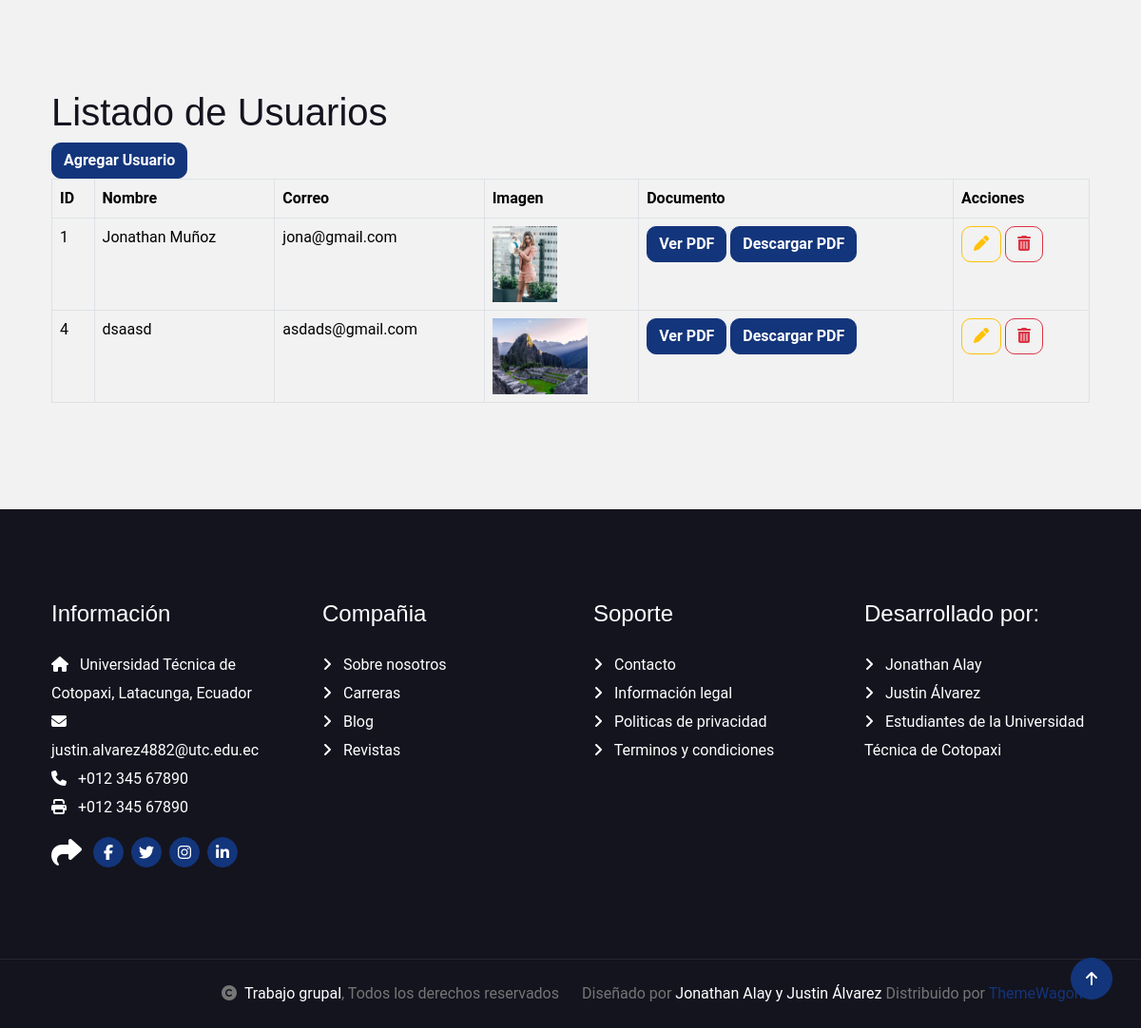
The app's page / (lower part), older data.
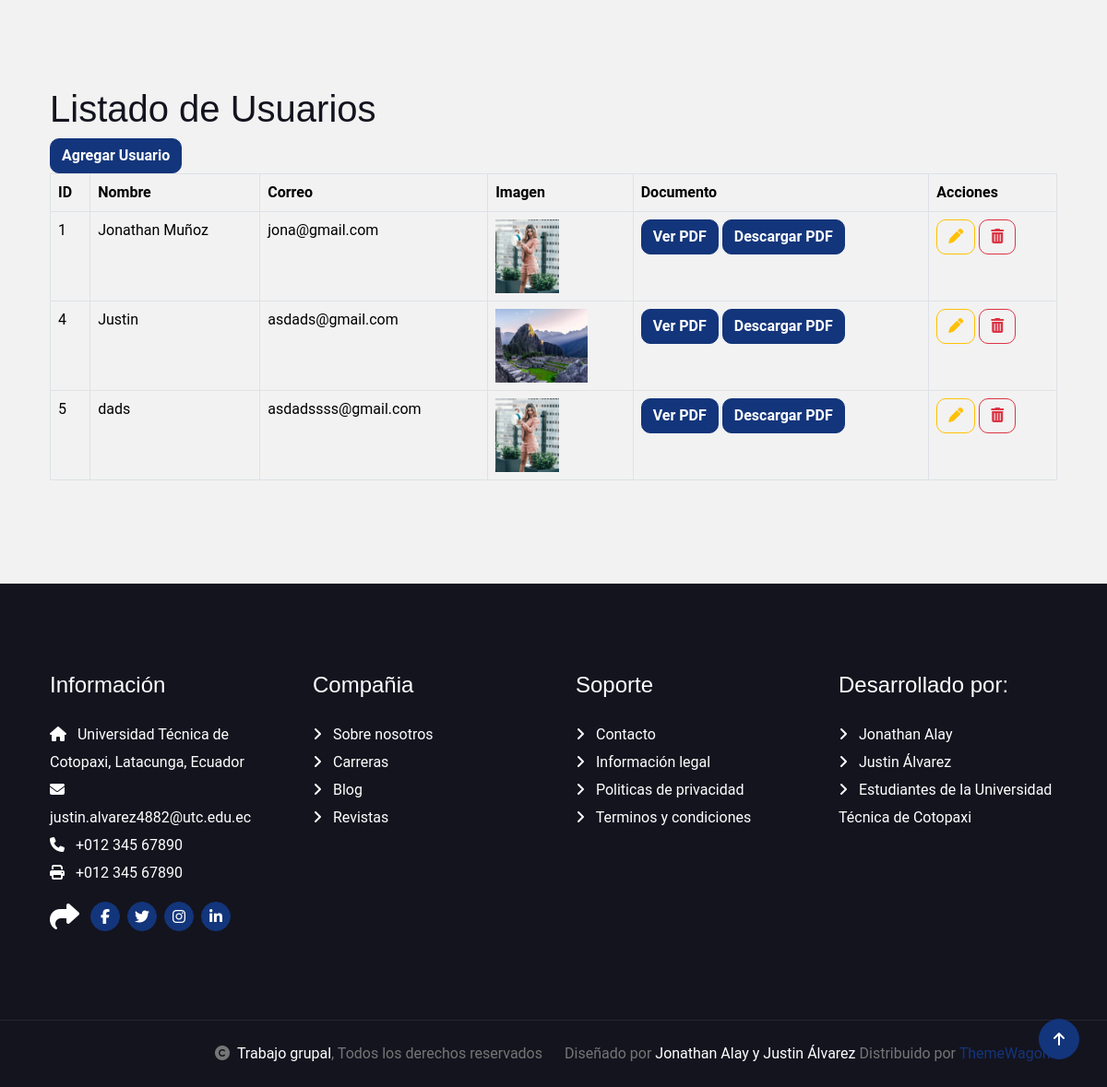
The same page, newer data.
### Aplicaciones/Dispositivos/models.py (models this page shows, shortened)
class Usuario(models.Model):
    nombre = models.CharField(max_length=100)
    email = models.EmailField(unique=True)
    telefono = models.CharField(max_length=20, blank=True, null=True)
    fecha_registro = models.DateTimeField(auto_now_add=True)
    logo = models.FileField(upload_to='logos_usuarios/', blank=True, null=True)
    archivo = models.FileField(upload_to='archivos_usuarios/', blank=True, null=True)

### Aplicaciones/Dispositivos/views.py (the view)
# urls.py: path('', views.usuarios),
def usuarios(request):
    listadoUsuarios = Usuario.objects.all()
    return render(request, "usuario.html", {'usuarios': listadoUsuarios})

### Aplicaciones/Dispositivos/templates/usuario.html (shortened to what this page needs)
{% extends './plantilla.html' %}
{% block contenido %}
<h1>Listado de Usuarios</h1>
<a href="/nuevoUsuario" class="btn btn-primary">Agregar Usuario</a><br>
<table class="table table-bordered table-hover" id="tbl_usuarios">
    <thead>
        <tr>
            <th>ID</th>
            <th>Nombre</th>
            <th>Correo</th>
            <th>Imagen</th>
            <th>Documento</th>
            <th>Acciones</th>
        </tr>
    </thead>
    <tbody>
        {% for usuario in usuarios %}
        <tr>
            <td>{{ usuario.id }}</td>
            <td>{{ usuario.nombre }}</td>
            <td>{{ usuario.email }}</td>
            <td>
                {% if usuario.logo %}
                    <img src="{{ usuario.logo.url }}" height="80px" alt="">
                {% else %}
                    Ninguno
                {% endif %}
            </td>
            <td>
                {% if usuario.archivo %}
                    <a href="{{ usuario.archivo.url }}" class="btn btn-primary" target="_blank">Ver PDF</a>
                    <a href="{{ usuario.archivo.url }}" class="btn btn-primary" download>Descargar PDF</a>
                {% else %}
                    Ningún archivo
                {% endif %}
            </td>
            <td>
                <a href="/editarUsuario/{{ usuario.id }}" class="btn btn-outline-warning"><i class="fa fa-pen"></i></a>
                <a href="#" onclick="eliminarUsuario('{{ usuario.id }}');" class="btn btn-outline-danger"><i class="fa fa-trash"></i></a>
            </td>
        </tr>
        {% endfor %}
    </tbody>
</table>
{% endblock %}

Row changes from the older to the newer data that the page shows:
changed Usuario "asdads@gmail.com": nombre "dsaasd" → "Justin"
added Usuario: id "5", nombre "dads", email "asdadssss@gmail.com", logo (picture)
